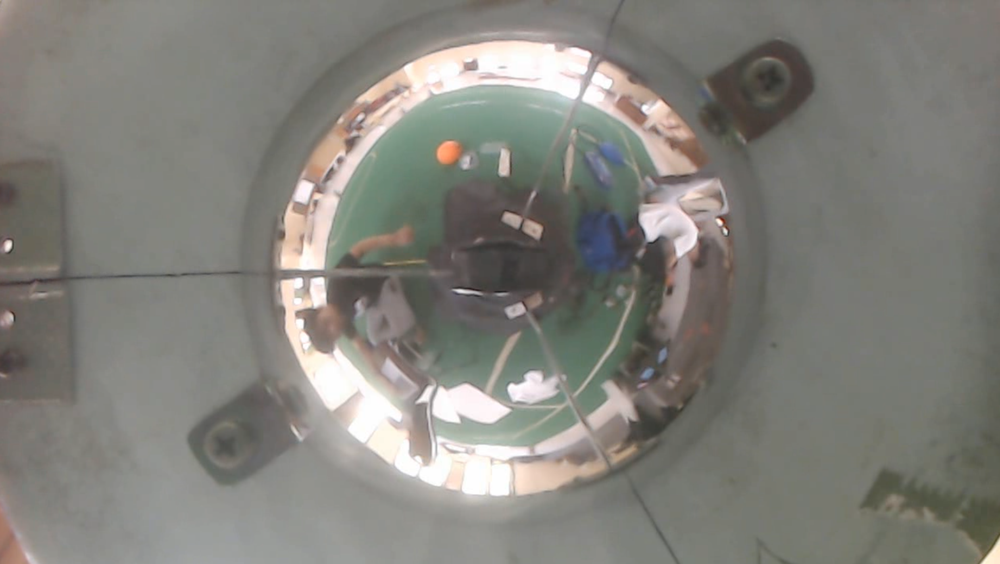
#> input picture visualize/assets/orange-static.png, 1000 x 564 px, shrunk from 2520 x 1422 before the run, found by its file name
$ python 8_real_beroda.py
#> lines starting #> are read from the running program, lines starting #| are printed output that depends on the picture; after the words box and inside, x2 and y2 are one past the last pixel; in counts of white or black regions, pixels touching at a corner belong together
import numpy as np
import cv2

img = cv2.imread("visualize/assets/orange-static.png")
#> img is the input picture: shape (564, 1000, 3); mean B, G, R 123, 129, 130.2
cv2.circle(img, (5, 5), 3, (0, 255, 0), 1)
#> img: shape (564, 1000, 3); under 0.01% of pixels changed, all inside (x1, y1, x2, y2) = (2, 2, 9, 9)
cv2.imshow("Gambar BGR", img)

img_hsv = cv2.cvtColor(img, cv2.COLOR_BGR2HSV)
#> img_hsv: shape (564, 1000, 3); mean H, S, V 35.3, 19.5, 132.3
cv2.imshow("Gambar HSV", img_hsv)

lower_hsv = np.array([0, 105, 90])
upper_hsv = np.array([25, 255, 255])

only_orange = cv2.inRange(img_hsv, lower_hsv, upper_hsv)
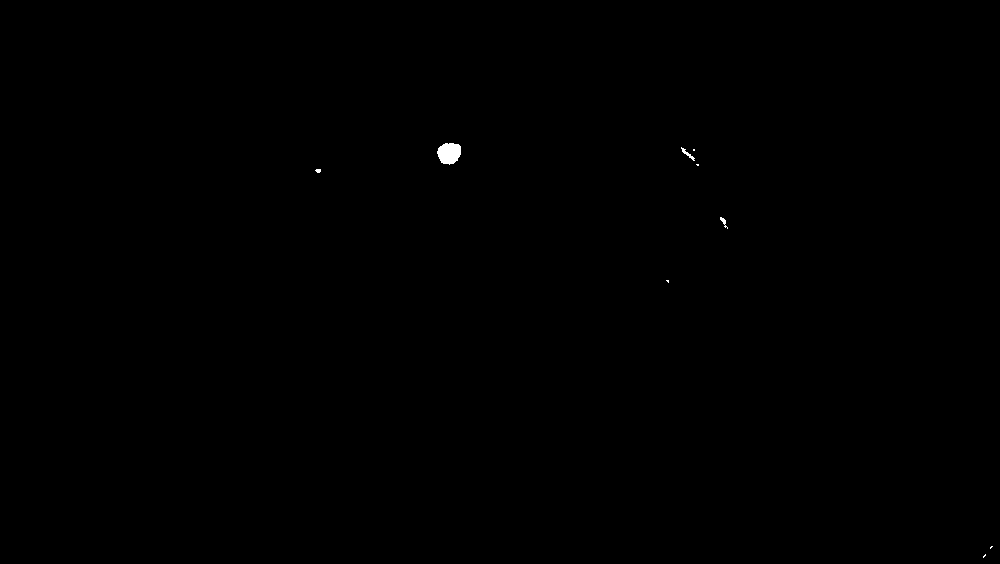
#> only_orange: shape (564, 1000); 0.1% white; 9 white regions (6 under 20 px), largest, box (x1, y1, x2, y2) and area: (437, 143, 461, 165) 409, (681, 147, 695, 161) 51, (720, 217, 728, 229) 34
cv2.imshow("Only Orange", only_orange)

eroded_frame = cv2.erode(only_orange, np.ones((3, 3), dtype=np.uint8))
#> eroded_frame: shape (564, 1000); 0.06% white; 4 white regions (3 under 20 px), largest, box (x1, y1, x2, y2) and area: (438, 144, 460, 163) 320
cv2.imshow("Eroded", eroded_frame)
dilated_frame = cv2.dilate(eroded_frame, np.ones((13, 13), dtype=np.uint8))
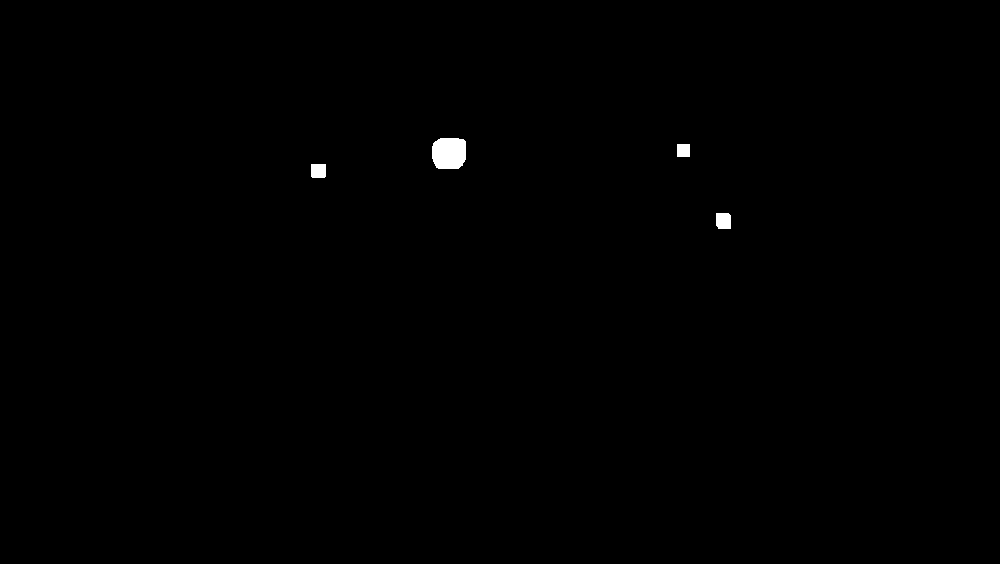
#> dilated_frame: shape (564, 1000); 0.28% white; 4 white regions
cv2.imshow("Dilated", dilated_frame)

contours_canvas = img.copy()
contours, hierarchy = cv2.findContours(
    dilated_frame, cv2.RETR_EXTERNAL, cv2.CHAIN_APPROX_NONE)
#> contours = 4 contours; box (x1, y1, x2, y2) and area: (432, 138, 466, 169) 905, (716, 213, 731, 229) 204, (311, 164, 326, 178) 181, (677, 144, 690, 157) 144
print(len(contours))
#| 4

for i, it in enumerate(contours):
    M = cv2.moments(it)
    bbox = cv2.boundingRect(it)
    x, y, w, h = bbox
    cv2.rectangle(contours_canvas, (x, y), (x+w, y+h), (255, 255, 0), 3)
    cv2.circle(contours_canvas, ((x+w//2), (y+h//2)), 5, (0, 255, 255), -3)
#> this loop made 4 passes
#> (x, y, w, h) on passes 1 to 4: (716, 213, 15, 16), (311, 164, 15, 14), (677, 144, 13, 13), (432, 138, 34, 31)
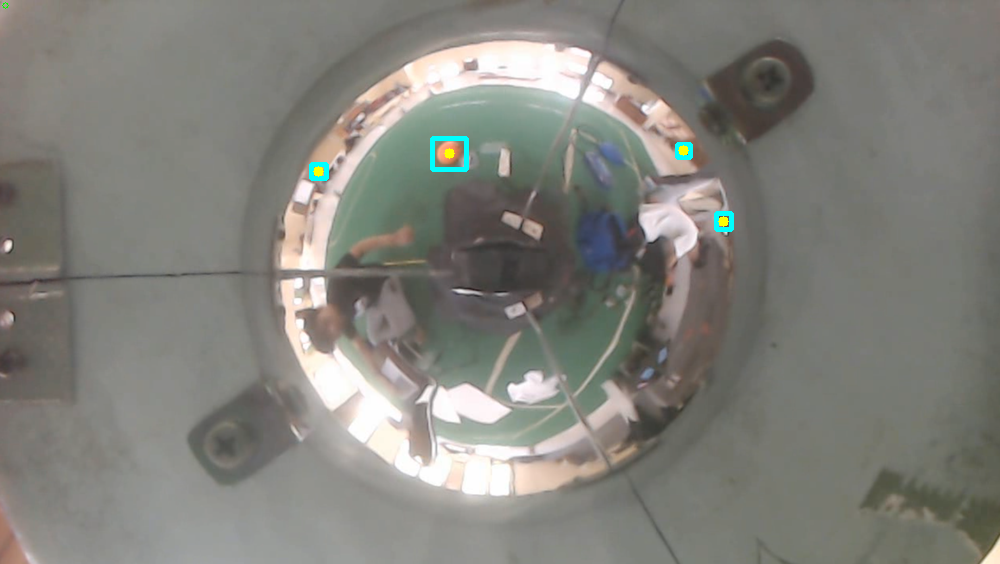
#> contours_canvas: shape (564, 1000, 3); mean B, G, R 123.2, 129.4, 129.9

cv2.imshow("Found contours", contours_canvas)
cv2.waitKey(0)

$ run again, with visualize/assets/kapal-2.jpeg saved as visualize/assets/orange-static.png
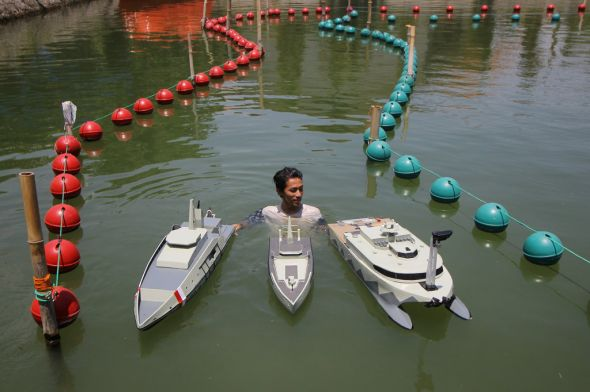
#> input picture visualize/assets/kapal-2.jpeg, 590 x 392 px, found by its file name
#> img is the input picture: shape (392, 590, 3); mean B, G, R 84.1, 97.7, 95.4
#> img: shape (392, 590, 3); 0.01% of pixels changed, all inside (x1, y1, x2, y2) = (2, 2, 9, 9)
#> img_hsv: shape (392, 590, 3); mean H, S, V 53.1, 66.5, 104.8
#> `only_orange = cv2.inRange(img_hsv, lower_hsv, upper_hsv)`:
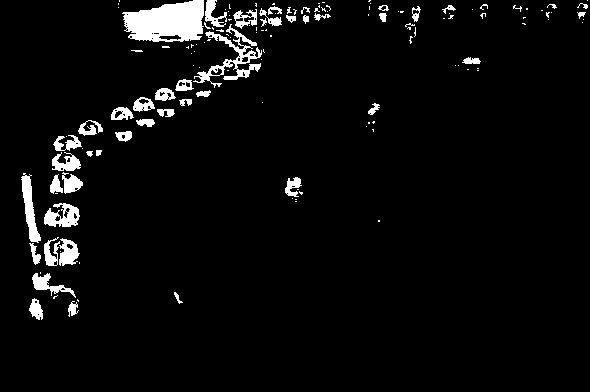
#> only_orange: shape (392, 590); 4.6% white; 142 white regions (94 under 20 px), largest, box (x1, y1, x2, y2) and area: (122, 0, 204, 42) 2570, (193, 24, 262, 88) 1084, (21, 173, 41, 243) 608
#> eroded_frame: shape (392, 590); 2.3% white; 98 white regions (62 under 20 px), largest, box (x1, y1, x2, y2) and area: (125, 0, 203, 41) 2172, (23, 177, 40, 241) 425, (45, 204, 78, 226) 260
#> dilated_frame: shape (392, 590); 11.2% white; 10 white regions
#> contours = 10 contours; largest, box (x1, y1, x2, y2) and area: (17, 0, 325, 324) 22194, (280, 172, 306, 201) 604, (459, 53, 485, 69) 372, (364, 99, 383, 119) 304, (573, 0, 590, 21) 278
#| 10
#> the loop `for i, it in enumerate(contours):` made 10 passes
#> (x, y, w, h) on passes 1 to 8: (170, 289, 14, 15), (280, 172, 26, 29), (364, 99, 19, 20), (459, 53, 26, 16), (408, 9, 16, 17), (375, 8, 16, 19), (445, 1, 14, 14), (573, 0, 17, 21)
#> after the loop `for i, it in enumerate(contours):`:
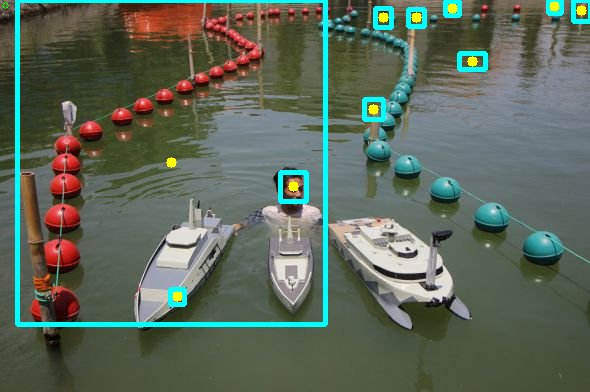
#> contours_canvas: shape (392, 590, 3); mean B, G, R 90.7, 104.5, 92.5
